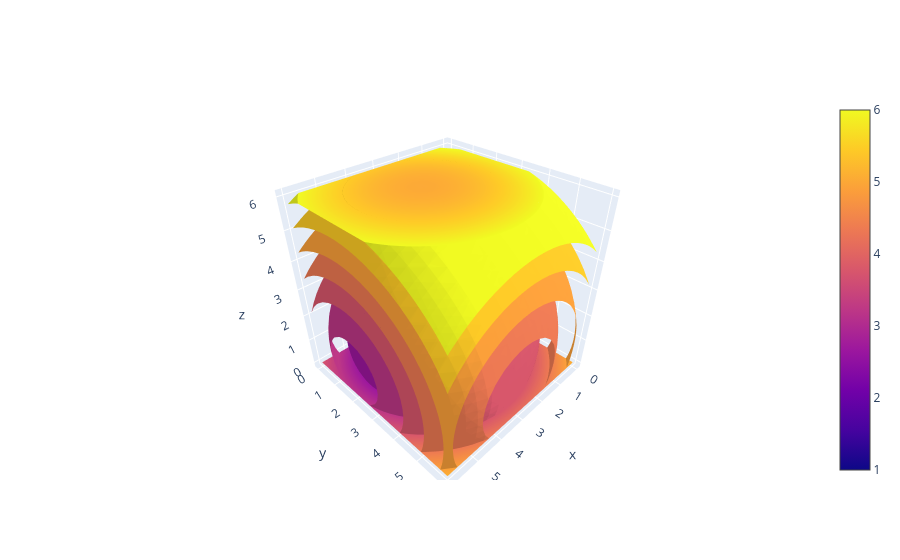

Source (notebook cell):
### Markdown cell above
Para representar isosuperfícies de forma interativa, utilizaremos agora a biblioteca Plotly, que permite explorar a visualização tridimensional diretamente no navegador.

### Code cell
import plotly.graph_objects as go
import numpy as np

x,y,z = np.mgrid[0:6:21j, 0:6:21j, 0:6:21j]

values = np.sqrt((x-3)**2+\
                 (y-2)**2+\
                 (z-1)**2)

fig = go.Figure(data=go.Isosurface(
    x=x.flatten(),
    y=y.flatten(),
    z=z.flatten(),
    value=values.flatten(),
    #opacity=0.9,
    isomin=1,
    isomax=6,
    surface_count=10,
    colorbar_nticks=10,
    caps=dict(x_show=False, y_show=False)
    ))
fig.show()

### Figure 1 — Plotly figure (JSON) as saved in the notebook; plotly's stock layout.template omitted (floating-point values rounded to 4 significant figures; data arrays with more than 128 entries replaced by an {"elided": "..."} marker saying what was removed)
{"data": [{"caps": {"x": {"show": false}, "y": {"show": false}}, "colorbar": {"nticks": 10}, "isomax": 6, "isomin": 1, "surface": {"count": 10}, "type": "isosurface", "value": {"elided": "9261 float values"}, "x": {"elided": "9261 float values"}, "y": {"elided": "9261 float values"}, "z": {"elided": "9261 float values"}}], "layout": {"autosize": true, "scene": {"aspectmode": "auto", "aspectratio": {"x": 1.0, "y": 1.0, "z": 1.0}}}}
